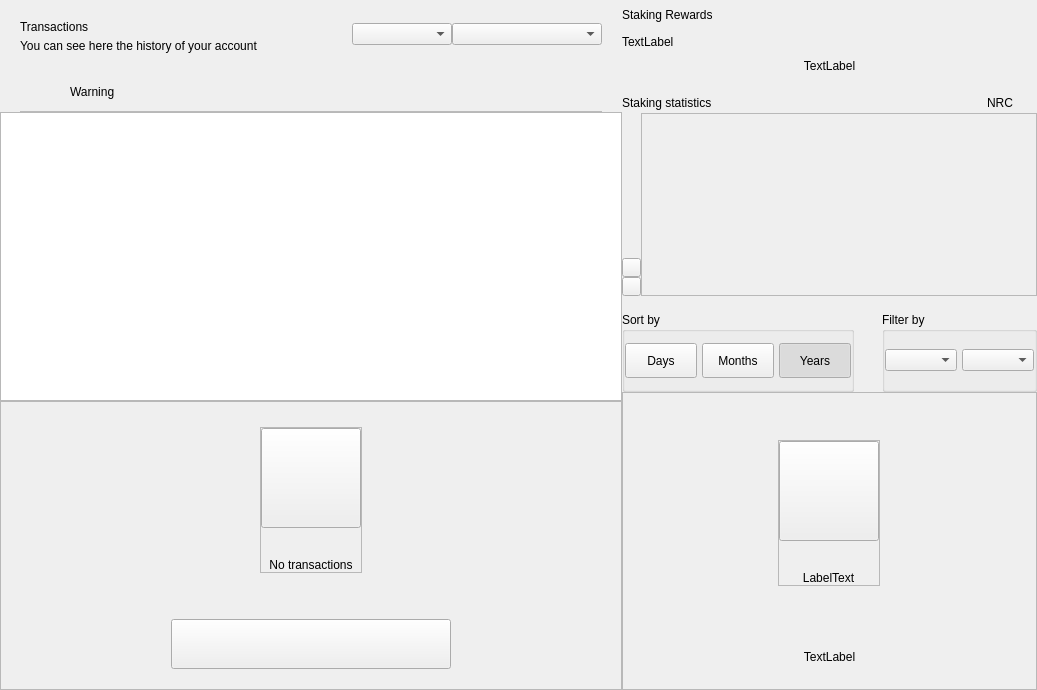
<?xml version="1.0" encoding="UTF-8"?>
<ui version="4.0">
 <class>DashboardWidget</class>
 <widget class="QWidget" name="DashboardWidget">
  <property name="geometry">
   <rect>
    <x>0</x>
    <y>0</y>
    <width>1037</width>
    <height>690</height>
   </rect>
  </property>
  <property name="windowTitle">
   <string>Form</string>
  </property>
  <layout class="QHBoxLayout" name="horizontalLayout_2" stretch="3,2">
   <property name="spacing">
    <number>0</number>
   </property>
   <property name="leftMargin">
    <number>0</number>
   </property>
   <property name="topMargin">
    <number>0</number>
   </property>
   <property name="rightMargin">
    <number>0</number>
   </property>
   <property name="bottomMargin">
    <number>0</number>
   </property>
   <item>
    <widget class="QWidget" name="left" native="true">
     <layout class="QVBoxLayout" name="left_2">
      <property name="spacing">
       <number>0</number>
      </property>
      <property name="leftMargin">
       <number>0</number>
      </property>
      <property name="topMargin">
       <number>0</number>
      </property>
      <property name="rightMargin">
       <number>0</number>
      </property>
      <property name="bottomMargin">
       <number>0</number>
      </property>
      <item>
       <layout class="QVBoxLayout" name="verticalLayout22">
        <property name="spacing">
         <number>0</number>
        </property>
        <property name="leftMargin">
         <number>20</number>
        </property>
        <property name="topMargin">
         <number>15</number>
        </property>
        <property name="rightMargin">
         <number>20</number>
        </property>
        <item>
         <widget class="QFrame" name="left_top_container">
          <layout class="QHBoxLayout" name="horizontalLayout">
           <property name="spacing">
            <number>0</number>
           </property>
           <property name="leftMargin">
            <number>0</number>
           </property>
           <property name="topMargin">
            <number>0</number>
           </property>
           <property name="rightMargin">
            <number>0</number>
           </property>
           <property name="bottomMargin">
            <number>0</number>
           </property>
           <item>
            <layout class="QVBoxLayout" name="verticalLayout_5">
             <property name="spacing">
              <number>5</number>
             </property>
             <property name="topMargin">
              <number>5</number>
             </property>
             <item>
              <widget class="QLabel" name="labelTitle">
               <property name="text">
                <string>Transactions</string>
               </property>
              </widget>
             </item>
             <item>
              <widget class="QLabel" name="labelSubtitle">
               <property name="text">
                <string>You can see here the history of your account</string>
               </property>
               <property name="alignment">
                <set>Qt::AlignLeading|Qt::AlignLeft|Qt::AlignVCenter</set>
               </property>
              </widget>
             </item>
            </layout>
           </item>
           <item>
            <spacer name="horizontalSpacer">
             <property name="orientation">
              <enum>Qt::Horizontal</enum>
             </property>
             <property name="sizeHint" stdset="0">
              <size>
               <width>40</width>
               <height>20</height>
              </size>
             </property>
            </spacer>
           </item>
           <item>
            <widget class="QComboBox" name="comboBoxSortType">
             <property name="minimumSize">
              <size>
               <width>100</width>
               <height>0</height>
              </size>
             </property>
            </widget>
           </item>
           <item>
            <widget class="QComboBox" name="comboBoxSort">
             <property name="minimumSize">
              <size>
               <width>150</width>
               <height>0</height>
              </size>
             </property>
            </widget>
           </item>
          </layout>
         </widget>
        </item>
       </layout>
      </item>
      <item>
       <spacer name="verticalSpacer">
        <property name="orientation">
         <enum>Qt::Vertical</enum>
        </property>
        <property name="sizeType">
         <enum>QSizePolicy::Fixed</enum>
        </property>
        <property name="sizeHint" stdset="0">
         <size>
          <width>20</width>
          <height>20</height>
         </size>
        </property>
       </spacer>
      </item>
      <item>
       <widget class="QWidget" name="layoutWarning" native="true">
        <layout class="QVBoxLayout" name="verticalLayout_3">
         <property name="spacing">
          <number>0</number>
         </property>
         <property name="leftMargin">
          <number>0</number>
         </property>
         <property name="topMargin">
          <number>0</number>
         </property>
         <property name="rightMargin">
          <number>0</number>
         </property>
         <property name="bottomMargin">
          <number>0</number>
         </property>
         <item>
          <widget class="QWidget" name="containerWarning" native="true">
           <layout class="QVBoxLayout" name="verticalLayout_21">
            <property name="spacing">
             <number>9</number>
            </property>
            <property name="leftMargin">
             <number>20</number>
            </property>
            <property name="topMargin">
             <number>9</number>
            </property>
            <property name="rightMargin">
             <number>20</number>
            </property>
            <property name="bottomMargin">
             <number>0</number>
            </property>
            <item>
             <widget class="QFrame" name="frameWarning">
              <property name="styleSheet">
               <string notr="true">border:none;</string>
              </property>
              <property name="frameShape">
               <enum>QFrame::StyledPanel</enum>
              </property>
              <property name="frameShadow">
               <enum>QFrame::Raised</enum>
              </property>
              <layout class="QHBoxLayout" name="horizontalLayout11" stretch="0,0,2">
               <property name="leftMargin">
                <number>0</number>
               </property>
               <property name="topMargin">
                <number>0</number>
               </property>
               <property name="rightMargin">
                <number>0</number>
               </property>
               <property name="bottomMargin">
                <number>0</number>
               </property>
               <item alignment="Qt::AlignVCenter">
                <widget class="QPushButton" name="imgWarning">
                 <property name="styleSheet">
                  <string notr="true">border:none;</string>
                 </property>
                 <property name="text">
                  <string/>
                 </property>
                 <property name="iconSize">
                  <size>
                   <width>24</width>
                   <height>24</height>
                  </size>
                 </property>
                </widget>
               </item>
               <item>
                <spacer name="horizontalSpacer_3">
                 <property name="orientation">
                  <enum>Qt::Horizontal</enum>
                 </property>
                 <property name="sizeType">
                  <enum>QSizePolicy::Fixed</enum>
                 </property>
                 <property name="sizeHint" stdset="0">
                  <size>
                   <width>12</width>
                   <height>20</height>
                  </size>
                 </property>
                </spacer>
               </item>
               <item alignment="Qt::AlignVCenter">
                <widget class="QLabel" name="lblWarning">
                 <property name="styleSheet">
                  <string notr="true"/>
                 </property>
                 <property name="text">
                  <string>Warning</string>
                 </property>
                 <property name="alignment">
                  <set>Qt::AlignBottom|Qt::AlignLeading|Qt::AlignLeft</set>
                 </property>
                </widget>
               </item>
              </layout>
             </widget>
            </item>
            <item>
             <widget class="QLabel" name="lblDivisory">
              <property name="minimumSize">
               <size>
                <width>0</width>
                <height>1</height>
               </size>
              </property>
              <property name="maximumSize">
               <size>
                <width>16777215</width>
                <height>1</height>
               </size>
              </property>
              <property name="styleSheet">
               <string notr="true">background-color:#bababa;</string>
              </property>
              <property name="text">
               <string/>
              </property>
              <property name="alignment">
               <set>Qt::AlignBottom|Qt::AlignLeading|Qt::AlignLeft</set>
              </property>
             </widget>
            </item>
           </layout>
          </widget>
         </item>
        </layout>
       </widget>
      </item>
      <item>
       <widget class="QListView" name="listTransactions">
        <property name="mouseTracking">
         <bool>true</bool>
        </property>
        <property name="selectionBehavior">
         <enum>QAbstractItemView::SelectItems</enum>
        </property>
        <property name="verticalScrollMode">
         <enum>QAbstractItemView::ScrollPerItem</enum>
        </property>
       </widget>
      </item>
      <item>
       <widget class="QFrame" name="emptyContainer">
        <property name="minimumSize">
         <size>
          <width>0</width>
          <height>100</height>
         </size>
        </property>
        <property name="frameShape">
         <enum>QFrame::StyledPanel</enum>
        </property>
        <property name="frameShadow">
         <enum>QFrame::Raised</enum>
        </property>
        <layout class="QVBoxLayout" name="verticalLayout_7" stretch="1,8,0,0">
         <property name="spacing">
          <number>0</number>
         </property>
         <property name="leftMargin">
          <number>0</number>
         </property>
         <property name="topMargin">
          <number>0</number>
         </property>
         <property name="rightMargin">
          <number>0</number>
         </property>
         <property name="bottomMargin">
          <number>20</number>
         </property>
         <item>
          <spacer name="verticalSpacer12">
           <property name="orientation">
            <enum>Qt::Vertical</enum>
           </property>
           <property name="sizeHint" stdset="0">
            <size>
             <width>20</width>
             <height>20</height>
            </size>
           </property>
          </spacer>
         </item>
         <item alignment="Qt::AlignHCenter|Qt::AlignVCenter">
          <widget class="QFrame" name="emptyScreen">
           <property name="sizePolicy">
            <sizepolicy hsizetype="Expanding" vsizetype="Expanding">
             <horstretch>0</horstretch>
             <verstretch>0</verstretch>
            </sizepolicy>
           </property>
           <property name="frameShape">
            <enum>QFrame::StyledPanel</enum>
           </property>
           <property name="frameShadow">
            <enum>QFrame::Raised</enum>
           </property>
           <layout class="QVBoxLayout" name="verticalLayout12">
            <property name="spacing">
             <number>30</number>
            </property>
            <property name="leftMargin">
             <number>0</number>
            </property>
            <property name="topMargin">
             <number>0</number>
            </property>
            <property name="rightMargin">
             <number>0</number>
            </property>
            <property name="bottomMargin">
             <number>0</number>
            </property>
            <item alignment="Qt::AlignHCenter|Qt::AlignVCenter">
             <widget class="QPushButton" name="pushImgEmpty">
              <property name="minimumSize">
               <size>
                <width>100</width>
                <height>100</height>
               </size>
              </property>
              <property name="maximumSize">
               <size>
                <width>100</width>
                <height>100</height>
               </size>
              </property>
              <property name="focusPolicy">
               <enum>Qt::NoFocus</enum>
              </property>
              <property name="text">
               <string/>
              </property>
              <property name="iconSize">
               <size>
                <width>100</width>
                <height>100</height>
               </size>
              </property>
             </widget>
            </item>
            <item alignment="Qt::AlignHCenter|Qt::AlignVCenter">
             <widget class="QLabel" name="labelEmpty">
              <property name="styleSheet">
               <string notr="true"/>
              </property>
              <property name="text">
               <string>No transactions</string>
              </property>
              <property name="alignment">
               <set>Qt::AlignCenter</set>
              </property>
             </widget>
            </item>
           </layout>
          </widget>
         </item>
         <item>
          <spacer name="verticalSpacer_21">
           <property name="orientation">
            <enum>Qt::Vertical</enum>
           </property>
           <property name="sizeHint" stdset="0">
            <size>
             <width>20</width>
             <height>40</height>
            </size>
           </property>
          </spacer>
         </item>
         <item alignment="Qt::AlignHCenter">
          <widget class="QPushButton" name="btnHowTo">
           <property name="minimumSize">
            <size>
             <width>280</width>
             <height>50</height>
            </size>
           </property>
           <property name="focusPolicy">
            <enum>Qt::NoFocus</enum>
           </property>
           <property name="text">
            <string/>
           </property>
          </widget>
         </item>
        </layout>
       </widget>
      </item>
     </layout>
    </widget>
   </item>
   <item>
    <widget class="QWidget" name="right" native="true">
     <property name="minimumSize">
      <size>
       <width>200</width>
       <height>0</height>
      </size>
     </property>
     <layout class="QVBoxLayout" name="verticalLayout_31">
      <property name="spacing">
       <number>0</number>
      </property>
      <property name="leftMargin">
       <number>0</number>
      </property>
      <property name="topMargin">
       <number>0</number>
      </property>
      <property name="rightMargin">
       <number>0</number>
      </property>
      <property name="bottomMargin">
       <number>0</number>
      </property>
      <item>
       <layout class="QVBoxLayout" name="verticalLayout_2" stretch="0,0,0,0,0,0,0">
        <property name="spacing">
         <number>0</number>
        </property>
        <item>
         <layout class="QHBoxLayout" name="horizontalLayout_3">
          <property name="spacing">
           <number>0</number>
          </property>
          <item>
           <layout class="QVBoxLayout" name="verticalLayout_6">
            <property name="spacing">
             <number>5</number>
            </property>
            <item>
             <widget class="QLabel" name="labelTitle2">
              <property name="minimumSize">
               <size>
                <width>0</width>
                <height>30</height>
               </size>
              </property>
              <property name="text">
               <string>Staking Rewards</string>
              </property>
             </widget>
            </item>
            <item>
             <widget class="QLabel" name="labelMessage">
              <property name="text">
               <string>TextLabel</string>
              </property>
             </widget>
            </item>
           </layout>
          </item>
          <item>
           <spacer name="horizontalSpacer_2">
            <property name="orientation">
             <enum>Qt::Horizontal</enum>
            </property>
            <property name="sizeType">
             <enum>QSizePolicy::MinimumExpanding</enum>
            </property>
            <property name="sizeHint" stdset="0">
             <size>
              <width>20</width>
              <height>20</height>
             </size>
            </property>
           </spacer>
          </item>
         </layout>
        </item>
        <item>
         <spacer name="verticalSpacer_4">
          <property name="orientation">
           <enum>Qt::Vertical</enum>
          </property>
          <property name="sizeType">
           <enum>QSizePolicy::Fixed</enum>
          </property>
          <property name="sizeHint" stdset="0">
           <size>
            <width>20</width>
            <height>10</height>
           </size>
          </property>
         </spacer>
        </item>
        <item>
         <layout class="QHBoxLayout" name="horizontalLayout_5" stretch="0">
          <property name="spacing">
           <number>0</number>
          </property>
          <item>
           <widget class="QLabel" name="labelAmountPiv">
            <property name="text">
             <string>TextLabel</string>
            </property>
            <property name="alignment">
             <set>Qt::AlignCenter</set>
            </property>
           </widget>
          </item>
         </layout>
        </item>
        <item>
         <spacer name="verticalSpacer_6">
          <property name="orientation">
           <enum>Qt::Vertical</enum>
          </property>
          <property name="sizeType">
           <enum>QSizePolicy::Fixed</enum>
          </property>
          <property name="sizeHint" stdset="0">
           <size>
            <width>20</width>
            <height>20</height>
           </size>
          </property>
         </spacer>
        </item>
        <item>
         <widget class="QWidget" name="layoutChart" native="true">
          <layout class="QVBoxLayout" name="verticalLayout_8" stretch="3,0">
           <property name="spacing">
            <number>16</number>
           </property>
           <property name="leftMargin">
            <number>0</number>
           </property>
           <property name="topMargin">
            <number>0</number>
           </property>
           <property name="rightMargin">
            <number>0</number>
           </property>
           <property name="bottomMargin">
            <number>0</number>
           </property>
           <item>
            <widget class="QWidget" name="verticalWidgetChart" native="true">
             <property name="minimumSize">
              <size>
               <width>0</width>
               <height>190</height>
              </size>
             </property>
             <property name="maximumSize">
              <size>
               <width>16777215</width>
               <height>16777215</height>
              </size>
             </property>
             <layout class="QVBoxLayout" name="verticalLayout_4" stretch="1,5">
              <property name="spacing">
               <number>0</number>
              </property>
              <property name="leftMargin">
               <number>0</number>
              </property>
              <property name="topMargin">
               <number>0</number>
              </property>
              <property name="rightMargin">
               <number>0</number>
              </property>
              <property name="bottomMargin">
               <number>0</number>
              </property>
              <item>
               <layout class="QHBoxLayout" name="horizontalLayout_4">
                <item>
                 <widget class="QLabel" name="labelChart">
                  <property name="text">
                   <string>Staking statistics</string>
                  </property>
                 </widget>
                </item>
                <item>
                 <spacer name="horizontalSpacer_4">
                  <property name="orientation">
                   <enum>Qt::Horizontal</enum>
                  </property>
                  <property name="sizeHint" stdset="0">
                   <size>
                    <width>40</width>
                    <height>20</height>
                   </size>
                  </property>
                 </spacer>
                </item>
                <item>
                 <widget class="QLabel" name="labelSquarePiv">
                  <property name="minimumSize">
                   <size>
                    <width>14</width>
                    <height>14</height>
                   </size>
                  </property>
                  <property name="maximumSize">
                   <size>
                    <width>14</width>
                    <height>14</height>
                   </size>
                  </property>
                  <property name="text">
                   <string/>
                  </property>
                 </widget>
                </item>
                <item>
                 <widget class="QLabel" name="labelPiv">
                  <property name="text">
                   <string>NRC</string>
                  </property>
                 </widget>
                </item>
                <item>
                 <spacer name="horizontalSpacer_5">
                  <property name="orientation">
                   <enum>Qt::Horizontal</enum>
                  </property>
                  <property name="sizeType">
                   <enum>QSizePolicy::Fixed</enum>
                  </property>
                  <property name="sizeHint" stdset="0">
                   <size>
                    <width>10</width>
                    <height>20</height>
                   </size>
                  </property>
                 </spacer>
                </item>
                <item>
                 <widget class="QLabel" name="labelSquarezPiv">
                  <property name="minimumSize">
                   <size>
                    <width>14</width>
                    <height>14</height>
                   </size>
                  </property>
                  <property name="maximumSize">
                   <size>
                    <width>14</width>
                    <height>14</height>
                   </size>
                  </property>
                  <property name="text">
                   <string/>
                  </property>
                 </widget>
                </item>
               </layout>
              </item>
              <item>
               <widget class="QWidget" name="chartContainer2" native="true">
                <property name="minimumSize">
                 <size>
                  <width>0</width>
                  <height>150</height>
                 </size>
                </property>
                <property name="styleSheet">
                 <string notr="true">#chartContainer{padding:0px; margin:0px;}</string>
                </property>
                <layout class="QHBoxLayout" name="horizontalLayout_11">
                 <property name="spacing">
                  <number>0</number>
                 </property>
                 <property name="leftMargin">
                  <number>0</number>
                 </property>
                 <property name="topMargin">
                  <number>0</number>
                 </property>
                 <property name="rightMargin">
                  <number>0</number>
                 </property>
                 <property name="bottomMargin">
                  <number>0</number>
                 </property>
                 <item>
                  <widget class="QWidget" name="containerChartArrow" native="true">
                   <property name="sizePolicy">
                    <sizepolicy hsizetype="Fixed" vsizetype="Preferred">
                     <horstretch>0</horstretch>
                     <verstretch>0</verstretch>
                    </sizepolicy>
                   </property>
                   <property name="minimumSize">
                    <size>
                     <width>19</width>
                     <height>0</height>
                    </size>
                   </property>
                   <property name="maximumSize">
                    <size>
                     <width>19</width>
                     <height>16777215</height>
                    </size>
                   </property>
                   <property name="styleSheet">
                    <string notr="true">#widget{
	padding:0px;
	margin:0px;
}</string>
                   </property>
                   <layout class="QVBoxLayout" name="verticalLayout_10">
                    <property name="spacing">
                     <number>0</number>
                    </property>
                    <property name="leftMargin">
                     <number>0</number>
                    </property>
                    <property name="rightMargin">
                     <number>0</number>
                    </property>
                    <property name="bottomMargin">
                     <number>0</number>
                    </property>
                    <item>
                     <spacer name="verticalSpacer_3">
                      <property name="orientation">
                       <enum>Qt::Vertical</enum>
                      </property>
                      <property name="sizeHint" stdset="0">
                       <size>
                        <width>20</width>
                        <height>127</height>
                       </size>
                      </property>
                     </spacer>
                    </item>
                    <item alignment="Qt::AlignVCenter">
                     <widget class="QWidget" name="containerArrows" native="true">
                      <layout class="QVBoxLayout" name="horizontalLayout_6" stretch="0,0">
                       <property name="spacing">
                        <number>0</number>
                       </property>
                       <property name="leftMargin">
                        <number>0</number>
                       </property>
                       <property name="topMargin">
                        <number>0</number>
                       </property>
                       <property name="rightMargin">
                        <number>0</number>
                       </property>
                       <property name="bottomMargin">
                        <number>0</number>
                       </property>
                       <item>
                        <widget class="QPushButton" name="pushButtonChartArrow">
                         <property name="minimumSize">
                          <size>
                           <width>19</width>
                           <height>19</height>
                          </size>
                         </property>
                         <property name="maximumSize">
                          <size>
                           <width>19</width>
                           <height>19</height>
                          </size>
                         </property>
                         <property name="focusPolicy">
                          <enum>Qt::NoFocus</enum>
                         </property>
                         <property name="styleSheet">
                          <string notr="true"/>
                         </property>
                         <property name="text">
                          <string/>
                         </property>
                        </widget>
                       </item>
                       <item>
                        <widget class="QPushButton" name="pushButtonChartRight">
                         <property name="minimumSize">
                          <size>
                           <width>19</width>
                           <height>19</height>
                          </size>
                         </property>
                         <property name="maximumSize">
                          <size>
                           <width>19</width>
                           <height>19</height>
                          </size>
                         </property>
                         <property name="focusPolicy">
                          <enum>Qt::NoFocus</enum>
                         </property>
                         <property name="styleSheet">
                          <string notr="true"/>
                         </property>
                         <property name="text">
                          <string/>
                         </property>
                        </widget>
                       </item>
                      </layout>
                     </widget>
                    </item>
                   </layout>
                  </widget>
                 </item>
                 <item>
                  <widget class="QFrame" name="chartContainer">
                   <property name="sizePolicy">
                    <sizepolicy hsizetype="Expanding" vsizetype="Preferred">
                     <horstretch>0</horstretch>
                     <verstretch>0</verstretch>
                    </sizepolicy>
                   </property>
                   <property name="styleSheet">
                    <string notr="true">padding:0px;
margin:0px;</string>
                   </property>
                   <property name="frameShape">
                    <enum>QFrame::StyledPanel</enum>
                   </property>
                   <property name="frameShadow">
                    <enum>QFrame::Raised</enum>
                   </property>
                  </widget>
                 </item>
                </layout>
               </widget>
              </item>
             </layout>
            </widget>
           </item>
           <item alignment="Qt::AlignVCenter">
            <widget class="QWidget" name="containerSort" native="true">
             <layout class="QHBoxLayout" name="horizontalLayout_6" stretch="3,2">
              <property name="spacing">
               <number>28</number>
              </property>
              <property name="leftMargin">
               <number>0</number>
              </property>
              <property name="topMargin">
               <number>0</number>
              </property>
              <property name="rightMargin">
               <number>0</number>
              </property>
              <property name="bottomMargin">
               <number>0</number>
              </property>
              <item>
               <widget class="QGroupBox" name="groupBoxChart">
                <property name="minimumSize">
                 <size>
                  <width>0</width>
                  <height>80</height>
                 </size>
                </property>
                <property name="maximumSize">
                 <size>
                  <width>16777215</width>
                  <height>80</height>
                 </size>
                </property>
                <property name="title">
                 <string>Sort by</string>
                </property>
                <layout class="QHBoxLayout" name="horizontalLayout_7">
                 <property name="spacing">
                  <number>5</number>
                 </property>
                 <property name="leftMargin">
                  <number>0</number>
                 </property>
                 <property name="rightMargin">
                  <number>0</number>
                 </property>
                 <item>
                  <widget class="QPushButton" name="pushButtonMonth">
                   <property name="minimumSize">
                    <size>
                     <width>50</width>
                     <height>35</height>
                    </size>
                   </property>
                   <property name="maximumSize">
                    <size>
                     <width>16777215</width>
                     <height>16777215</height>
                    </size>
                   </property>
                   <property name="focusPolicy">
                    <enum>Qt::NoFocus</enum>
                   </property>
                   <property name="text">
                    <string>Days</string>
                   </property>
                   <property name="checkable">
                    <bool>true</bool>
                   </property>
                   <property name="autoExclusive">
                    <bool>true</bool>
                   </property>
                  </widget>
                 </item>
                 <item>
                  <widget class="QPushButton" name="pushButtonYear">
                   <property name="minimumSize">
                    <size>
                     <width>50</width>
                     <height>35</height>
                    </size>
                   </property>
                   <property name="maximumSize">
                    <size>
                     <width>16777215</width>
                     <height>16777215</height>
                    </size>
                   </property>
                   <property name="focusPolicy">
                    <enum>Qt::NoFocus</enum>
                   </property>
                   <property name="text">
                    <string>Months</string>
                   </property>
                   <property name="checkable">
                    <bool>true</bool>
                   </property>
                   <property name="autoExclusive">
                    <bool>true</bool>
                   </property>
                  </widget>
                 </item>
                 <item>
                  <widget class="QPushButton" name="pushButtonAll">
                   <property name="sizePolicy">
                    <sizepolicy hsizetype="Preferred" vsizetype="Fixed">
                     <horstretch>0</horstretch>
                     <verstretch>0</verstretch>
                    </sizepolicy>
                   </property>
                   <property name="minimumSize">
                    <size>
                     <width>50</width>
                     <height>35</height>
                    </size>
                   </property>
                   <property name="maximumSize">
                    <size>
                     <width>16777215</width>
                     <height>16777215</height>
                    </size>
                   </property>
                   <property name="focusPolicy">
                    <enum>Qt::NoFocus</enum>
                   </property>
                   <property name="text">
                    <string>Years</string>
                   </property>
                   <property name="checkable">
                    <bool>true</bool>
                   </property>
                   <property name="checked">
                    <bool>true</bool>
                   </property>
                   <property name="autoExclusive">
                    <bool>true</bool>
                   </property>
                  </widget>
                 </item>
                </layout>
               </widget>
              </item>
              <item>
               <widget class="QGroupBox" name="container_chart_dropboxes">
                <property name="minimumSize">
                 <size>
                  <width>55</width>
                  <height>80</height>
                 </size>
                </property>
                <property name="maximumSize">
                 <size>
                  <width>16777215</width>
                  <height>80</height>
                 </size>
                </property>
                <property name="title">
                 <string>Filter by</string>
                </property>
                <layout class="QHBoxLayout" name="horizontalLayout_8" stretch="1,1">
                 <property name="spacing">
                  <number>5</number>
                 </property>
                 <property name="leftMargin">
                  <number>0</number>
                 </property>
                 <property name="topMargin">
                  <number>0</number>
                 </property>
                 <property name="rightMargin">
                  <number>0</number>
                 </property>
                 <property name="bottomMargin">
                  <number>0</number>
                 </property>
                 <item>
                  <widget class="QWidget" name="containerBoxMonths" native="true">
                   <property name="minimumSize">
                    <size>
                     <width>55</width>
                     <height>0</height>
                    </size>
                   </property>
                   <layout class="QHBoxLayout" name="horizontalLayout_9">
                    <property name="spacing">
                     <number>0</number>
                    </property>
                    <property name="leftMargin">
                     <number>0</number>
                    </property>
                    <property name="topMargin">
                     <number>0</number>
                    </property>
                    <property name="rightMargin">
                     <number>0</number>
                    </property>
                    <property name="bottomMargin">
                     <number>0</number>
                    </property>
                    <item>
                     <widget class="QComboBox" name="comboBoxMonths">
                      <property name="minimumSize">
                       <size>
                        <width>55</width>
                        <height>0</height>
                       </size>
                      </property>
                     </widget>
                    </item>
                   </layout>
                  </widget>
                 </item>
                 <item>
                  <widget class="QWidget" name="containerBoxYears" native="true">
                   <property name="sizePolicy">
                    <sizepolicy hsizetype="Preferred" vsizetype="Preferred">
                     <horstretch>0</horstretch>
                     <verstretch>0</verstretch>
                    </sizepolicy>
                   </property>
                   <property name="minimumSize">
                    <size>
                     <width>50</width>
                     <height>0</height>
                    </size>
                   </property>
                   <layout class="QHBoxLayout" name="horizontalLayout_10">
                    <property name="spacing">
                     <number>0</number>
                    </property>
                    <property name="leftMargin">
                     <number>0</number>
                    </property>
                    <property name="topMargin">
                     <number>0</number>
                    </property>
                    <property name="rightMargin">
                     <number>0</number>
                    </property>
                    <property name="bottomMargin">
                     <number>0</number>
                    </property>
                    <item>
                     <widget class="QComboBox" name="comboBoxYears">
                      <property name="minimumSize">
                       <size>
                        <width>40</width>
                        <height>0</height>
                       </size>
                      </property>
                     </widget>
                    </item>
                   </layout>
                  </widget>
                 </item>
                </layout>
               </widget>
              </item>
             </layout>
            </widget>
           </item>
          </layout>
         </widget>
        </item>
        <item>
         <widget class="QFrame" name="emptyContainerChart">
          <property name="minimumSize">
           <size>
            <width>0</width>
            <height>100</height>
           </size>
          </property>
          <property name="frameShape">
           <enum>QFrame::StyledPanel</enum>
          </property>
          <property name="frameShadow">
           <enum>QFrame::Raised</enum>
          </property>
          <layout class="QVBoxLayout" name="verticalLayout_71" stretch="1,8,0,0">
           <property name="spacing">
            <number>0</number>
           </property>
           <property name="leftMargin">
            <number>0</number>
           </property>
           <property name="topMargin">
            <number>0</number>
           </property>
           <property name="rightMargin">
            <number>0</number>
           </property>
           <property name="bottomMargin">
            <number>25</number>
           </property>
           <item>
            <spacer name="verticalSpacer11">
             <property name="orientation">
              <enum>Qt::Vertical</enum>
             </property>
             <property name="sizeHint" stdset="0">
              <size>
               <width>20</width>
               <height>20</height>
              </size>
             </property>
            </spacer>
           </item>
           <item alignment="Qt::AlignHCenter|Qt::AlignVCenter">
            <widget class="QFrame" name="emptyScreen1">
             <property name="sizePolicy">
              <sizepolicy hsizetype="Expanding" vsizetype="Expanding">
               <horstretch>0</horstretch>
               <verstretch>0</verstretch>
              </sizepolicy>
             </property>
             <property name="frameShape">
              <enum>QFrame::StyledPanel</enum>
             </property>
             <property name="frameShadow">
              <enum>QFrame::Raised</enum>
             </property>
             <layout class="QVBoxLayout" name="verticalLayout">
              <property name="spacing">
               <number>30</number>
              </property>
              <property name="leftMargin">
               <number>0</number>
              </property>
              <property name="topMargin">
               <number>0</number>
              </property>
              <property name="rightMargin">
               <number>0</number>
              </property>
              <property name="bottomMargin">
               <number>0</number>
              </property>
              <item alignment="Qt::AlignHCenter|Qt::AlignVCenter">
               <widget class="QPushButton" name="pushImgEmptyChart">
                <property name="minimumSize">
                 <size>
                  <width>100</width>
                  <height>100</height>
                 </size>
                </property>
                <property name="maximumSize">
                 <size>
                  <width>100</width>
                  <height>100</height>
                 </size>
                </property>
                <property name="focusPolicy">
                 <enum>Qt::NoFocus</enum>
                </property>
                <property name="text">
                 <string/>
                </property>
                <property name="iconSize">
                 <size>
                  <width>100</width>
                  <height>100</height>
                 </size>
                </property>
               </widget>
              </item>
              <item alignment="Qt::AlignHCenter|Qt::AlignVCenter">
               <widget class="QLabel" name="labelEmptyChart">
                <property name="styleSheet">
                 <string notr="true"/>
                </property>
                <property name="text">
                 <string>LabelText</string>
                </property>
                <property name="alignment">
                 <set>Qt::AlignCenter</set>
                </property>
               </widget>
              </item>
             </layout>
            </widget>
           </item>
           <item>
            <spacer name="verticalSpacer_2">
             <property name="orientation">
              <enum>Qt::Vertical</enum>
             </property>
             <property name="sizeHint" stdset="0">
              <size>
               <width>20</width>
               <height>40</height>
              </size>
             </property>
            </spacer>
           </item>
           <item>
            <widget class="QLabel" name="labelMessageEmpty">
             <property name="styleSheet">
              <string notr="true">#labelMessageEmpty {
	padding-left:30px;
	padding-right:30px;
}</string>
             </property>
             <property name="text">
              <string>TextLabel</string>
             </property>
             <property name="alignment">
              <set>Qt::AlignCenter</set>
             </property>
             <property name="wordWrap">
              <bool>true</bool>
             </property>
            </widget>
           </item>
          </layout>
         </widget>
        </item>
        <item>
         <widget class="QWidget" name="layoutShadow" native="true">
          <layout class="QVBoxLayout" name="verticalLayout_9">
           <property name="spacing">
            <number>0</number>
           </property>
           <property name="leftMargin">
            <number>0</number>
           </property>
           <property name="topMargin">
            <number>0</number>
           </property>
           <property name="rightMargin">
            <number>0</number>
           </property>
           <property name="bottomMargin">
            <number>0</number>
           </property>
          </layout>
         </widget>
        </item>
       </layout>
      </item>
     </layout>
    </widget>
   </item>
  </layout>
 </widget>
 <resources/>
 <connections/>
</ui>
